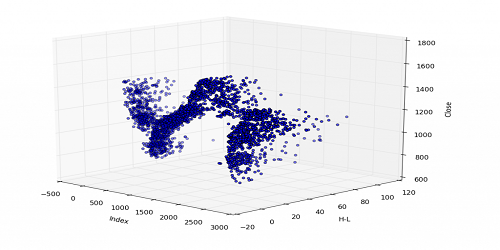
#> input picture 3D-Matplotlib.png, 500 x 250 px
$ python 10.py   (Python 2 division)
#> lines starting #> are read from the running program, lines starting #| are printed output that depends on the picture; after the words box and inside, x2 and y2 are one past the last pixel; in counts of white or black regions, pixels touching at a corner belong together
import cv2
import numpy as np

img = cv2.imread('3D-Matplotlib.png')
#> img is the input picture: shape (250, 500, 3); mean B, G, R 240.9, 235.7, 235.7
img2 = cv2.imread('mainsvmimage.png')
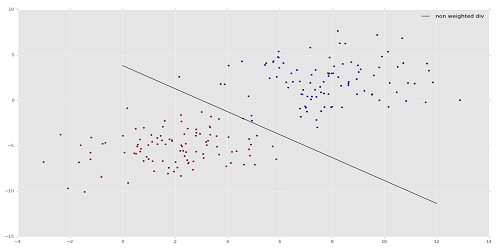
#> input picture mainsvmimage.png, 500 x 250 px
#> img2 is the input picture: shape (250, 500, 3); mean B, G, R 231.8, 231.6, 231.8

#merging two images, the image have to be the same size
px = img[50,50]
#> px = [254, 254, 254]

dst = cv2.addWeighted(img, 0.7, img2,0.3,0)
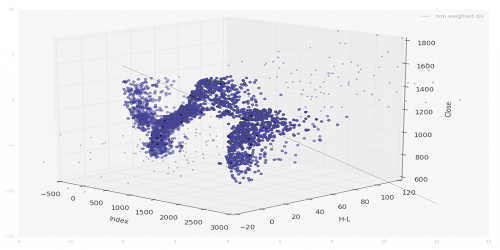
#> dst: shape (250, 500, 3); mean B, G, R 238, 234.4, 234.4

print img.shape
#| (250, 500, 3)
print img.size
#| 375000

ball = img[30:100, 23:150]
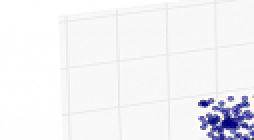
#> ball: shape (70, 127, 3) (shown 2 times larger); mean B, G, R 245, 241.7, 241.7
img[0:70, 0:127] =ball
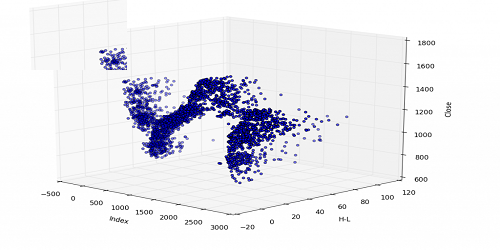
#> img: shape (250, 500, 3); 5.58% of pixels changed, all inside (x1, y1, x2, y2) = (0, 0, 127, 70)
cv2.imshow('watch', dst)
cv2.waitKey(0)
cv2.destroyAllWindows()
